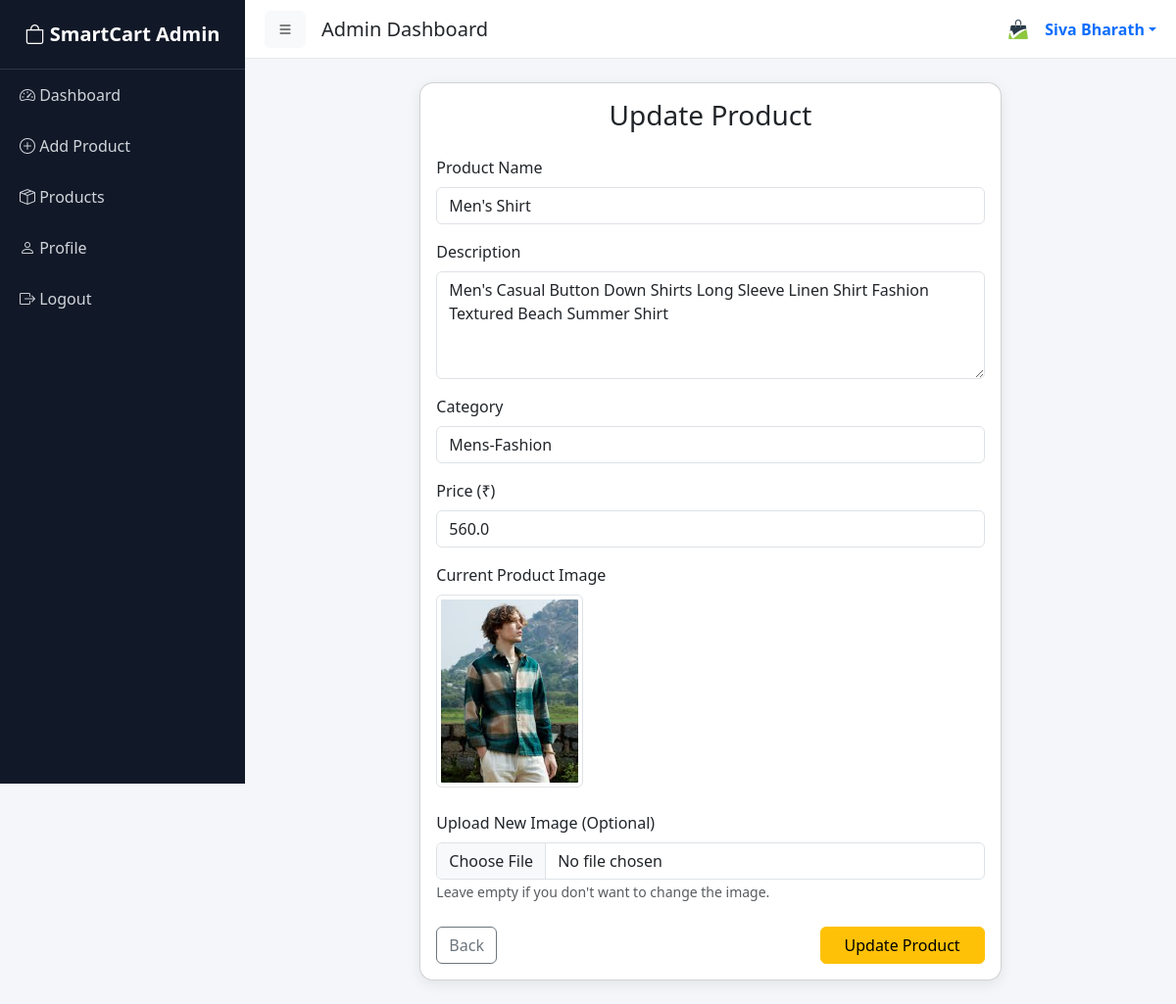
Page /admin/update-item/3 (signed in) on the committed database.
### tables this page shows
CREATE TABLE admin(
    admin_id INTEGER PRIMARY KEY AUTOINCREMENT,
    name TEXT,
    email TEXT UNIQUE,
    password TEXT,
    profile_image TEXT
);

CREATE TABLE products(
    product_id INTEGER PRIMARY KEY AUTOINCREMENT,
    name TEXT,
    description TEXT,
    category TEXT,
    price REAL,
    image TEXT,
    admin_id INTEGER NOT NULL,
    FOREIGN KEY (admin_id) REFERENCES admin(admin_id) ON DELETE CASCADE
);

### app.py (the view)
@app.route('/admin/update-item/<int:item_id>', methods=['GET'])
def update_item_page(item_id):
    if 'admin_id' not in session:
        flash("Please login!", "admin_danger")
        return redirect('/admin-login')
    conn = get_db_connection()
    cursor = conn.cursor()
    cursor.execute("SELECT * FROM products WHERE product_id=? AND admin_id=?", (item_id,session['admin_id']))
    product = cursor.fetchone()
    cursor.close()
    conn.close()
    if not product:
        flash("Product not found!", "admin_danger")
        return redirect('/admin/item-list')
    return render_template("admin/update_item.html", product=product)

### app.py (called while the page is built, shortened)
def get_db_connection():
    conn = sqlite3.connect(os.path.join(BASE_DIR, "smartcart.db"), timeout=20)
    conn.row_factory = sqlite3.Row
    conn.execute("PRAGMA foreign_keys = ON")
    conn.execute("PRAGMA journal_mode=WAL")
    return conn

@app.context_processor
def inject_admin():
    if 'admin_id' in session:
        conn = get_db_connection()
        cursor = conn.cursor()
        cursor.execute("SELECT * FROM admin WHERE admin_id = ?", (session['admin_id'],))
        admin = cursor.fetchone()
        cursor.close()
        conn.close()
        return dict(current_admin=admin)
    return dict(current_admin=None)

@app.context_processor
def cart_count():
    if 'user_id' not in session:
        return dict(cart_count=0)

@app.context_processor
def global_categories():
    conn = get_db_connection()
    cursor = conn.cursor()
    cursor.execute("SELECT DISTINCT category FROM products")
    categories = cursor.fetchall()
    cursor.close()
    conn.close()
    return dict(categories=categories)

### templates/admin/update_item.html (shortened to what this page needs)
{% extends 'admin/base.html' %}
{% block content %}
<div class="row justify-content-center">
    <div class="col-lg-8 col-md-10">
        <div class="card form-card">
            <div class="card-body">
                <h3 class="mb-4 text-center">Update Product</h3>
                <form method="POST" action="/admin/update-item/{{ product.product_id }}" enctype="multipart/form-data">
                    <div class="mb-3">
                        <label class="form-label">Product Name</label>
                        <input type="text" name="name" class="form-control" value="{{ product.name }}" required>
                    </div>
                    <div class="mb-3">
                        <label class="form-label">Description</label>
                        <textarea name="description" class="form-control" rows="4" required>{{ product.description }}</textarea>
                    </div>
                    <div class="mb-3">
                        <label class="form-label">Category</label>
                        <input type="text" name="category" class="form-control" value="{{ product.category }}" required>
                    </div>
                    <div class="mb-3">
                        <label class="form-label">Price (₹)</label>
                        <input type="number" step="0.01" name="price" class="form-control" value="{{ product.price }}" required>
                    </div>
                    <div class="mb-3">
                        <label class="form-label">Current Product Image</label><br>
                        <img src="{{ url_for('static', filename='uploads/product_images/' + product.image) }}"
                             class="img-thumbnail mb-2" style="max-width:150px;">
                    </div>
                    <div class="mb-4">
                        <label class="form-label">Upload New Image (Optional)</label>
                        <input type="file" name="image" accept="image/*" class="form-control">
                        <small class="text-muted">Leave empty if you don't want to change the image.</small>
                    </div>
                    <div class="d-flex justify-content-between">
                        <a href="/admin/item-list" class="btn btn-outline-secondary">Back</a>
                        <button type="submit" class="btn btn-warning px-4">Update Product</button>
                    </div>
                </form>
            </div>
        </div>
    </div>
</div>
{% endblock %}

### templates/admin/_topbar.html (shortened to what this page needs)
<nav class="topbar d-flex justify-content-between align-items-center">
    <div class="d-flex align-items-center">
        <button id="toggleBtn" class="btn btn-light me-3">
            <i class="bi bi-list"></i>
        </button>
        <h5 class="mb-0">Admin Dashboard</h5>
    </div>
    {% if current_admin %}
    <div class="dropdown">
        <a class="d-flex align-items-center text-decoration-none dropdown-toggle"
           href="#" role="button" data-bs-toggle="dropdown">
            {% if current_admin.profile_image %}
                <img src="{{ url_for('static', filename='uploads/admin_profiles/' + current_admin.profile_image) }}"
                     class="rounded-circle me-2"
                     style="width:38px; height:38px; object-fit:cover;">
            {% else %}
                <img src="https://cdn-icons-png.flaticon.com/512/149/149071.png"
                     class="rounded-circle me-2"
                     style="width:38px; height:38px;">
            {% endif %}
            <strong>{{ current_admin.name }}</strong>
        </a>
    </div>
    {% endif %}
</nav>

### static/css/admin.css (style rules this page uses)
body { background:#f4f6f9; font-family:'Segoe UI',sans-serif; }
.topbar { height:60px; background:white; border-bottom:1px solid #e5e7eb; display:flex; align-items:center; padding:0 20px; }
.form-card { max-width:600px; margin:auto; border-radius:14px; box-shadow:0 4px 14px rgba(0,0,0,0.08); }
#toggleBtn { position:relative; z-index:1200; }

### rows in the picture
admin: profile_image (placeholder picture), name "Siva Bharath"
products: name "Men's Shirt", description "Men's Casual Button Down Shirts Long Sleeve Linen Shirt Fashion Textured Beach Summer Shirt", category "Mens-Fashion", price "560.0", image (picture)
